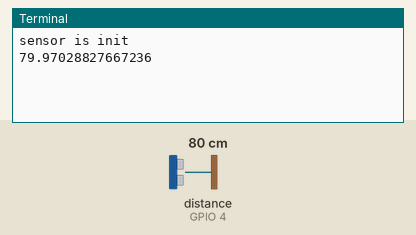
A program run on a simulated Raspberry Pi (BCM pin numbers). Parts: the last lines printed to the terminal. The inputs (shaded band) are chosen by the test bench; at power-on: distance to the obstacle (sensor on GPIO 4) 80 cm. The echo pulse lasts 58.3 µs per cm; the clock reads 2024-03-15 10:24:30 at power-on unless the program sets it.

Above: at 1.2 s.
1.3 s: distance to the obstacle (sensor on GPIO 4) set to 2 cm
At 2.4 s:
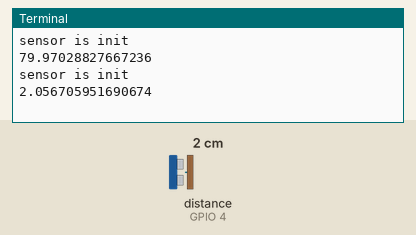
4.0 s: distance to the obstacle (sensor on GPIO 4) set to 4 cm
At 5.2 s:
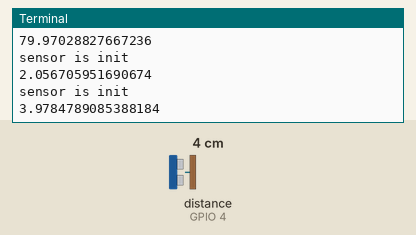
Timing chart, 0 to 7.0 s (numbered marks = the images above; inputs shaded):
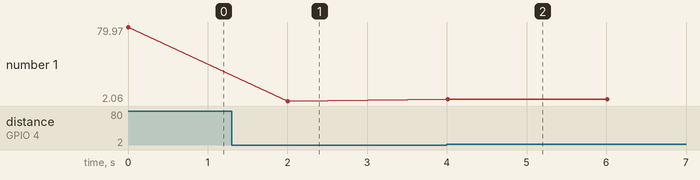

Measured:
- after the input at 1.3 s, the terminal: prints a new line after 0.71 s (image 1)
- after the input at 4.0 s, the terminal: prints a new line at once (image 2)
- plotted number 1: 79.97 → 2.06 after the input at 1.3 s, 2.06 → 3.98 after the input at 4.0 s

The program:

sensor.py
```python
import RPi.GPIO as GPIO
import time
import sys

# use Raspberry Pi board pin numbers
GPIO.setmode(GPIO.BCM)
GPIO.setwarnings(False)

class Sensor():

	def __init__(self,pinTrigger,pinEcho):
		self.pinTrigger=pinTrigger
		self.pinEcho=pinEcho
		# set GPIO input and output channels
		GPIO.setup(self.pinTrigger, GPIO.OUT)
		GPIO.setup(self.pinEcho, GPIO.IN)
		print("sensor is init")


	def distance(self):
		#print("\nTurning on ultrasonic distance detection...\n")
		# set Trigger to HIGH
		GPIO.output(self.pinTrigger, True)
		# set Trigger after 0.01ms to LOW
		time.sleep(0.00001)
		GPIO.output(self.pinTrigger, False)

		startTime = time.time()
		stopTime = time.time()

		# save start time
		while 0 == GPIO.input(self.pinEcho):
			startTime = time.time()

		# save time of arrival
		while 1 == GPIO.input(self.pinEcho):
			stopTime = time.time()

		# time difference between start and arrival
		TimeElapsed = stopTime - startTime
		# multiply with the sonic speed (34300 cm/s)
		# and divide by 2, because there and back
		distance = (TimeElapsed * 34300) / 2

		#print ("Distance: %.1f cm" % distance)
		#time.sleep(1)

		return distance


	def close(self):
		#print("\nTurning off ultrasonic distance detection...\n")
		GPIO.cleanup([self.pinTrigger,self.pinEcho])
		#sys.exit(0)


if __name__ == '__main__':
	while True:
		dis = Sensor(23,4)
		print(dis.distance())
		dis.close()
		time.sleep(2)
        
```
